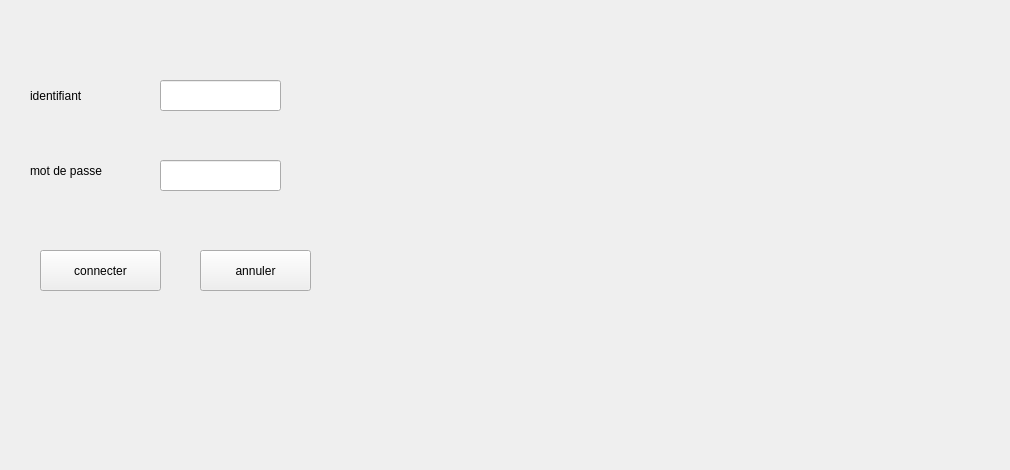
   <widget class="QWidget" name="acceuil">
    <attribute name="title">
     <string>acceuil</string>
    </attribute>
    <widget class="QLabel" name="label_4">
     <property name="geometry">
      <rect>
       <x>30</x>
       <y>80</y>
       <width>111</width>
       <height>31</height>
      </rect>
     </property>
     <property name="text">
      <string>identifiant</string>
     </property>
    </widget>
    <widget class="QLabel" name="label_5">
     <property name="geometry">
      <rect>
       <x>30</x>
       <y>150</y>
       <width>101</width>
       <height>41</height>
      </rect>
     </property>
     <property name="text">
      <string>mot de passe </string>
     </property>
    </widget>
    <widget class="QLineEdit" name="lineEdit">
     <property name="geometry">
      <rect>
       <x>160</x>
       <y>80</y>
       <width>121</width>
       <height>31</height>
      </rect>
     </property>
    </widget>
    <widget class="QLineEdit" name="lineEdit_2">
     <property name="geometry">
      <rect>
       <x>160</x>
       <y>160</y>
       <width>121</width>
       <height>31</height>
      </rect>
     </property>
    </widget>
    <widget class="QPushButton" name="pushButton">
     <property name="geometry">
      <rect>
       <x>40</x>
       <y>250</y>
       <width>121</width>
       <height>41</height>
      </rect>
     </property>
     <property name="text">
      <string>connecter</string>
     </property>
    </widget>
    <widget class="QPushButton" name="pushButton_2">
     <property name="geometry">
      <rect>
       <x>200</x>
       <y>250</y>
       <width>111</width>
       <height>41</height>
      </rect>
     </property>
     <property name="text">
      <string>annuler</string>
     </property>
    </widget>
    <widget class="QLabel" name="label_2">
     <property name="geometry">
      <rect>
       <x>80</x>
       <y>10</y>
       <width>921</width>
       <height>451</height>
      </rect>
     </property>
     <property name="text">
      <string/>
     </property>
     <property name="pixmap">
      <pixmap>../../Downloads/logobus.png</pixmap>
     </property>
    </widget>
    <zorder>label_2</zorder>
    <zorder>label_4</zorder>
    <zorder>label_5</zorder>
    <zorder>lineEdit</zorder>
    <zorder>lineEdit_2</zorder>
    <zorder>pushButton</zorder>
    <zorder>pushButton_2</zorder>
   </widget>
